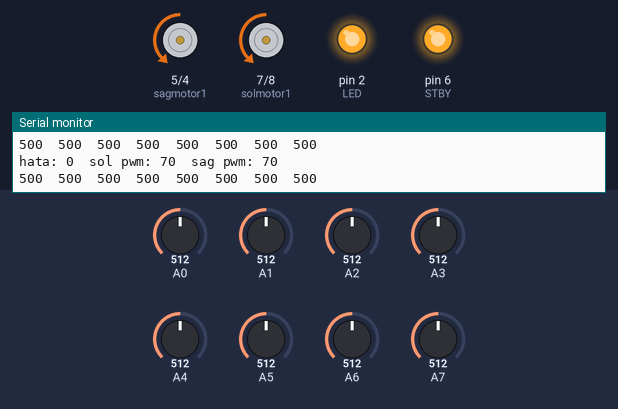
Recording of a sketch running on a simulated Arduino Nano, built with avr-gcc and run on an emulated ATmega328P. Shown: motor-driver pin pairs drawn as motors (green arrow = first pin HIGH = forward, orange = second pin HIGH = backward, longer = more drive, scaled by the enable pin, stopped while the standby pin is LOW), output pins drawn as LEDs (lit = HIGH), the last lines printed to the serial monitor. The inputs (shaded band) are chosen by the test bench; at power-on: A7 = 512, A0 = 512, A4 = 512, A2 = 512, A1 = 512, A3 = 512, A5 = 512, A6 = 512.

Above: at 6.8 s.
6.9 s: A7 set to 716
At 7.17 s:
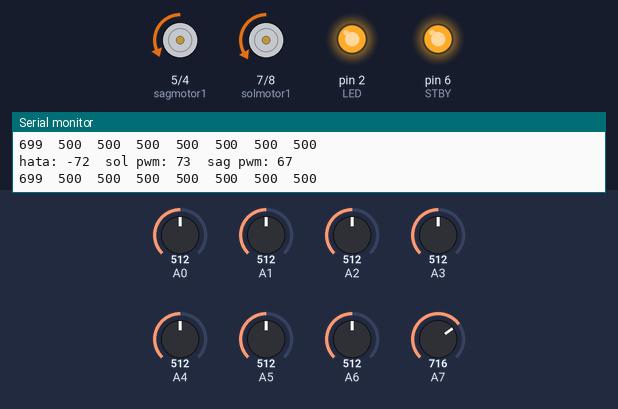
8.9 s: A0 set to 992
At 9.38 s:
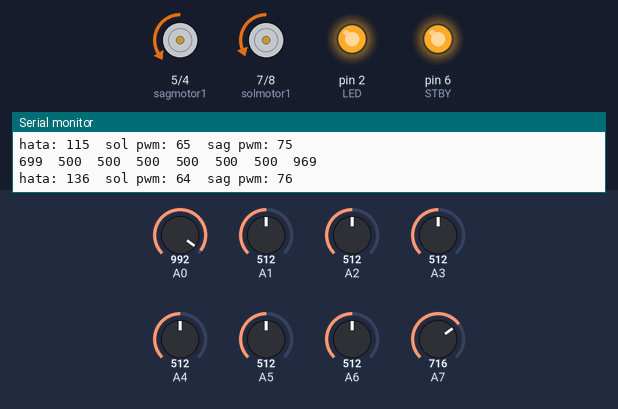
11.9 s: A4 set to 114
At 12.08 s:
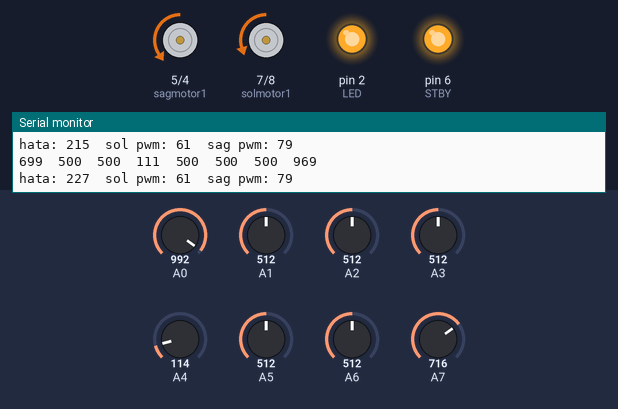
14.9 s: A4 set to 97
17.9 s: A2 set to 30
At 18.04 s:
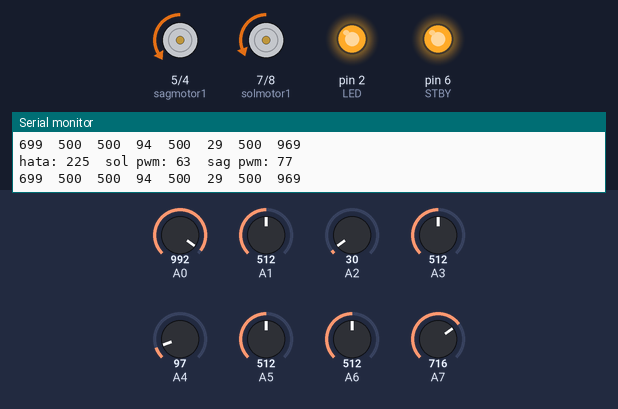
20.9 s: A1 set to 306
At 21.6 s:
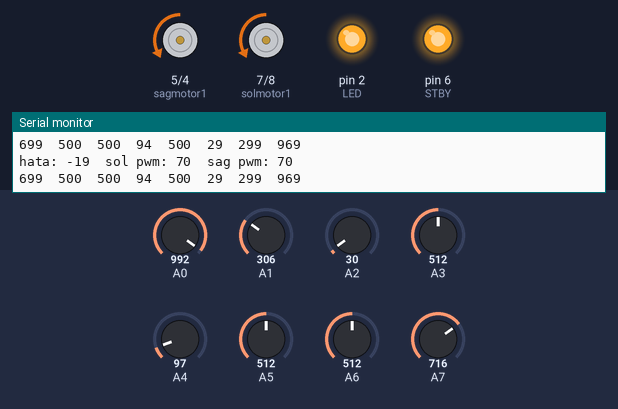
Timing chart, 0 to 23.9 s (numbered marks = the images above; inputs shaded):
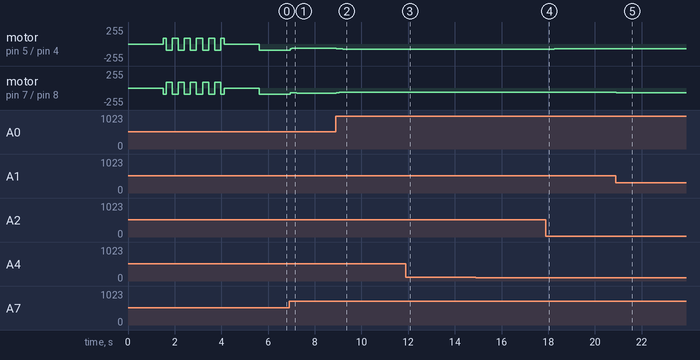

The sketch:

main.ino
```cpp
#include <QTRSensors.h> //Yeni Pololu QTRSensors kütüphanesi

#define sagmotor2 4
#define sagmotor1 5
#define sagmotorpwmpin 3
#define solmotor2  8
#define solmotor1  7
#define solmotorpwmpin  9
#define STBY 6
#define LED 2

QTRSensors qtra;
uint16_t sensors[8];
float Kp = 0.04;
float Kd = 0.03;
int tabanhiz=70;
int ekhiz = 0;
int sonhata = 0;
int hata = 0;
int sagmotorpwm = 0;
int solmotorpwm = 0;
int zemin = 0;
int kalibrehizi = 90;
int sagcataldurum=0;

void setup() {
  Serial.begin(9600);
  qtra.setTypeAnalog();
  qtra.setSensorPins((const uint8_t[]) {A7, A6, A5, A4, A3, A2, A1, A0}, 8);
  qtra.setSamplesPerSensor(8); // gürültüyü azaltmak için örnek sayısını artır (varsayılan 4)

  pinMode(sagmotor2, OUTPUT);
  pinMode(sagmotor1, OUTPUT);
  pinMode(sagmotorpwmpin, OUTPUT);
  pinMode(solmotor2, OUTPUT);
  pinMode(solmotor1, OUTPUT);
  pinMode(solmotorpwmpin, OUTPUT);
  pinMode(LED, OUTPUT);
  digitalWrite(LED, HIGH); // QTR-8A IR LED'lerini kalıcı olarak AÇIK tut — bir daha KAPATMA
  pinMode(STBY, OUTPUT);
  delay(1500);

  digitalWrite(STBY,1);//MOTOR SÜRÜCÜ 1 AKTİF, 0 PASİF

  for (int i = 0; i < 150; i++)
  {
    if (0 <= i && i < 5) motorkontrol(kalibrehizi, -kalibrehizi);
    if (5 <= i && i < 15) motorkontrol(-kalibrehizi, kalibrehizi);
    if (15 <= i && i < 25) motorkontrol(kalibrehizi, -kalibrehizi);
    if (25 <= i && i < 35) motorkontrol(-kalibrehizi, kalibrehizi);
    if (35 <= i && i < 45) motorkontrol(kalibrehizi, -kalibrehizi);
    if (45 <= i && i < 55) motorkontrol(-kalibrehizi, kalibrehizi);
    if (55 <= i && i < 65) motorkontrol(kalibrehizi, -kalibrehizi);
    if (65 <= i && i < 75) motorkontrol(-kalibrehizi, kalibrehizi);
    if (75 <= i && i < 85) motorkontrol(kalibrehizi, -kalibrehizi);
    if (85 <= i && i < 95) motorkontrol(-kalibrehizi, kalibrehizi);
    if (95 <= i && i < 100) motorkontrol(kalibrehizi, -kalibrehizi);
    qtra.calibrate(); delay(1);
    if (i >= 100) {
      motorkontrol(0, 0);
      delay(3);
    }
  }

  // --- DEBUG: kalibrasyon çalışmış mı kontrol et ---
  Serial.println("Kalibrasyon MIN:");
  for (uint8_t i = 0; i < 8; i++) {
    Serial.print(qtra.calibrationOn.minimum[i]);
    Serial.print('\t');
  }
  Serial.println();
  Serial.println("Kalibrasyon MAX:");
  for (uint8_t i = 0; i < 8; i++) {
    Serial.print(qtra.calibrationOn.maximum[i]);
    Serial.print('\t');
  }
  Serial.println();
  // --- DEBUG SONU ---
}

void loop() {
 sensoroku();
 pid();
 motorkontrol(solmotorpwm,sagmotorpwm);

 // --- DEBUG: pozisyon, hata ve ham sensör değerlerini izle (sorun çözülünce sil) ---
 sensorlerioku_yaz();
 Serial.print("hata: ");
 Serial.print(hata);
 Serial.print("\tsol pwm: ");
 Serial.print(solmotorpwm);
 Serial.print("\tsag pwm: ");
 Serial.println(sagmotorpwm);
}
```

flashyap.ino
```cpp
void flashyap(){
 for(int a=0;a<10;a++){
  digitalWrite(LED,HIGH);
  delay(150);
  digitalWrite(LED,LOW);
  delay(150);

 }
}
```

motorkontrol.ino
```cpp
void motorkontrol(int solmotorpwm,int sagmotorpwm){   //Örnek: motorkontrol(-50,50);
if(solmotorpwm<=0){
  solmotorpwm=abs(solmotorpwm);
  digitalWrite(solmotor2,LOW);
  digitalWrite(solmotor1,HIGH);
  analogWrite(solmotorpwmpin,solmotorpwm);
}
else{
  digitalWrite(solmotor2,HIGH);
  digitalWrite(solmotor1,LOW);
  analogWrite(solmotorpwmpin,solmotorpwm);
}

 if(sagmotorpwm<=0){
  sagmotorpwm=abs(sagmotorpwm);
  digitalWrite(sagmotor2,LOW);
  digitalWrite(sagmotor1,HIGH);
  analogWrite(sagmotorpwmpin,sagmotorpwm);
 }
 else{
  digitalWrite(sagmotor2,HIGH);
  digitalWrite(sagmotor1,LOW);
  analogWrite(sagmotorpwmpin,sagmotorpwm);
 }
}
```

pid.ino
```cpp
void pid(){
 int duzeltmehizi=Kp*hata+Kd*(hata-sonhata);
 sonhata=hata;


 sagmotorpwm=(tabanhiz+ekhiz)+duzeltmehizi;
 solmotorpwm=(tabanhiz+ekhiz)-duzeltmehizi;

sagmotorpwm=constrain(sagmotorpwm,-254,254);
solmotorpwm=constrain(solmotorpwm, -254,254);
//motorkontrol(solmotorpwm,sagmotorpwm);
}
```

sensorleriokuyaz.ino
```cpp
 void sensorlerioku_yaz(){
 for (unsigned char z = 0; z < 8; z++)
  {
    Serial.print(sensors[z]);
    Serial.print('\t');

  }

  Serial.println();
  delay(50);
 }
```

sensoroku.ino
```cpp
void sensoroku(){

uint16_t position = zemin ? qtra.readLineWhite(sensors) : qtra.readLineBlack(sensors); // 7  6  5 4 3 2 1 0
int yenihata = position - 3500;
hata = 0.75 * hata + 0.25 * yenihata; // ani gürültü sıçramalarını yumuşatan basit filtre
}
```

Measured:
- after the input at 6.9 s, motor on pin 5 (sagmotor1) / pin 4 (sagmotor2): moves from backward 90/255 to backward 64/255 over 0.50 s, starting after 0.05 s
- after the input at 8.9 s, motor on pin 5 (sagmotor1) / pin 4 (sagmotor2): moves from backward 64/255 to backward 77/255 over 0.57 s, starting at once; motor on pin 7 (solmotor1) / pin 8 (solmotor2): moves from backward 76/255 to backward 63/255 over 0.57 s, starting at once
- after the input at 11.9 s, motor on pin 5 (sagmotor1) / pin 4 (sagmotor2): backward 77/255 → backward 79/255 at once, → backward 80/255 0.29 s later; motor on pin 7 (solmotor1) / pin 8 (solmotor2): backward 63/255 → backward 61/255 at once, → backward 60/255 0.29 s later
- after the input at 20.9 s, motor on pin 5 (sagmotor1) / pin 4 (sagmotor2): backward 74/255 → backward 71/255 at once, → backward 70/255 0.14 s later, → backward 69/255 0.69 s later; motor on pin 7 (solmotor1) / pin 8 (solmotor2): backward 66/255 → backward 69/255 at once, → backward 70/255 0.14 s later, → backward 71/255 0.69 s later
